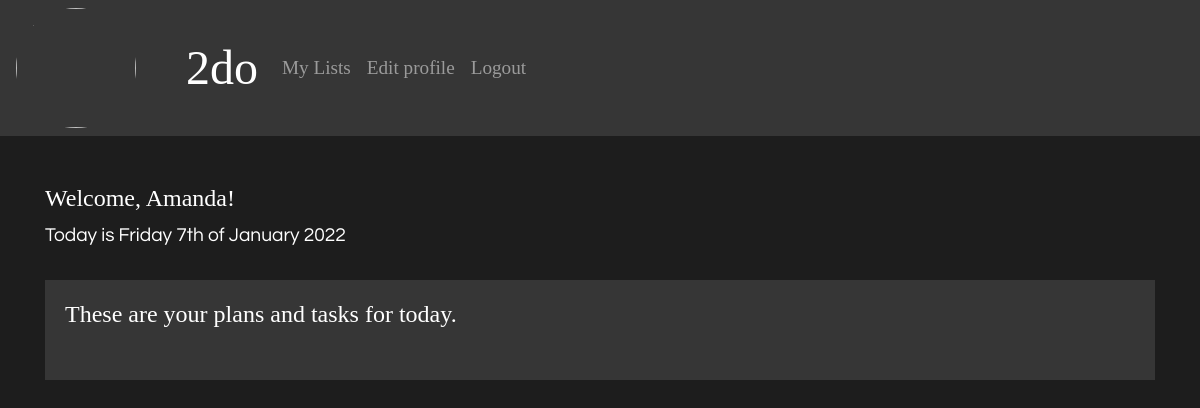
Page / (signed in) on the earlier database version.
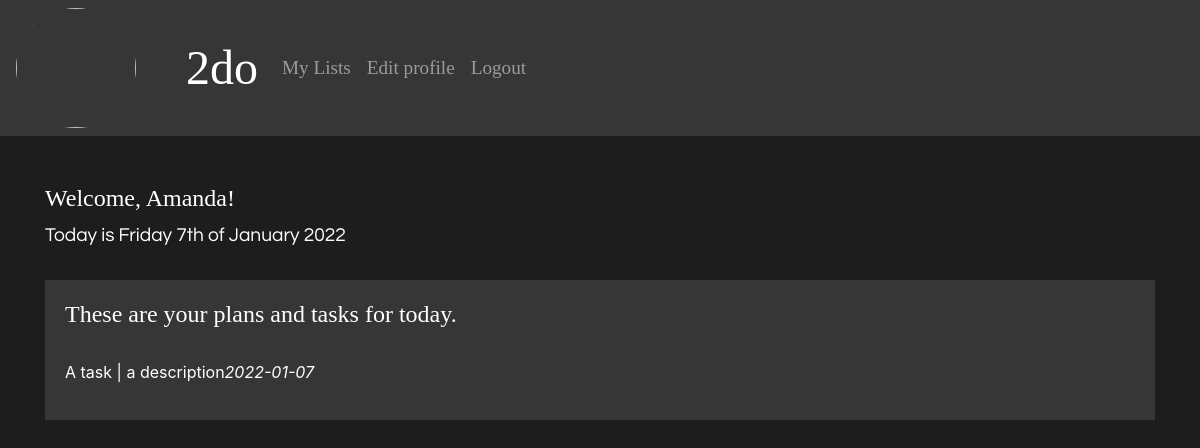
Same page on the later database version.
### tables this page shows
CREATE TABLE tasks (id integer primary key autoincrement, title varchar, description varchar, deadline date, completed boolean, list_id integer);

### app/config.php (called while the page is built, shortened)
<?php
return [
    'title' => '2do',
    'database_path' => sprintf('sqlite:%s/database/database.db', __DIR__),
];

### app/autoload.php (called while the page is built, shortened)
<?php
require __DIR__ . '/functions.php';
$config = require __DIR__ . '/config.php';

### app/functions.php (called while the page is built, shortened)
<?php
function getTodaysTasks(PDO $database): array
{
    $today = date("Y-m-d");
    $sql = $database->prepare('SELECT tasks.* FROM tasks LEFT JOIN lists ON tasks.list_id = lists.id WHERE deadline = :deadline AND user_id = :id;
    ');
    $sql->bindParam(':id', $_SESSION['user']['id'], PDO::PARAM_INT);
    $sql->bindParam(':deadline', $today);
    $sql->execute();
    $taskToday = $sql->fetchAll(PDO::FETCH_ASSOC);
    return $taskToday;
}

### index.php (the view)
<?php require __DIR__ . '/app/autoload.php'; ?>
<?php require __DIR__ . '/views/header.php'; ?>
<?php $taskToday = getTodaysTasks($database); ?>
<article>
    <div class="login-intro">
        <?php if (isset($_SESSION['user'])) : ?>
            <h2>Welcome, <?php echo $_SESSION['user']['username']; ?>! </h2>
            <p> <?php echo "Today is " . date("l jS \of F Y "); ?>
            </p>
            <div class="welcome-box">
                <h2>These are your plans and tasks for today. </h2>
                <br>
                <?php foreach ($taskToday as $task) : ?>
                    <ul>
                        <?= $task['title']; ?> |</b>
                        <?= $task['description']; ?>
                        <i> <?= $task['deadline']; ?>
                    </ul>
                <?php endforeach; ?>
            <?php endif; ?>
            </div>
</article>
<?php require __DIR__ . '/views/footer.php'; ?>

### views/header.php (shortened to what this page needs)
<!DOCTYPE html>
<html lang="en">
<head>
    <link rel="stylesheet" href="https://cdn.jsdelivr.net/npm/bootstrap@4.5.3/dist/css/bootstrap.min.css">
    <link rel="stylesheet" href="/assets/styles/app.css">
    <link rel="stylesheet" href="/assets/styles/typography.css">
    <link rel="stylesheet" href="/assets/styles/forms.css">
</head>
<body>
    <?php require __DIR__ . '/navigation.php'; ?>
    <div class="container py-5">

### views/navigation.php (shortened to what this page needs)
<nav class="navbar navbar-expand-lg navbar-dark">
    <?php if (isset($_SESSION['user']['image_url'])) : ?>
        <div class="profile">
            <img src="/upload/<?php echo $_SESSION['user']['image_url'] ?> ">
        </div>
    <?php endif;
    ?>
    <a class="navbar-brand" href="http://localhost:8000"><?php echo $config['title']; ?></a>
    <ul class="navbar-nav">
        <li class="nav-item">
            <?php if (isset($_SESSION['user'])) : ?>
        <li class="nav-item">
            <a class="nav-link <?php echo $_SERVER['SCRIPT_NAME'] === '/mylists.php' ? 'active' : ''; ?>" href="/mylists.php">My Lists</a>
        </li>
        <li class="nav-item">
            <a class="nav-link <?php echo $_SERVER['SCRIPT_NAME'] === '/profile.php' ? 'active' : ''; ?>" href="/profile.php">Edit profile</a>
        </li>
        <li> <a class="nav-link" href="/app/users/logout.php">Logout</a>
        </li>
    <?php endif; ?>
    </ul>
</nav>

### views/footer.php (shortened to what this page needs)
</div>
</body>
</html>

### assets/styles/app.css (style rules this page uses)
* { box-sizing: border-box; margin: 0; padding: 0; }
body { background-color: rgb(29, 29, 29); color: white; height: 100%; }
.navbar { background-color: rgb(54, 54, 54); }
.navbar a { color: lightgray; }
.profile img { width: 120px; height: 120px; object-fit: cover; object-position: center; margin-right: 50px; border-radius: 50%; }
.login-intro p { font-family: Questrial; font-size: 1.5rem; }
.welcome-box { background-color: #363636; padding: 20px; margin-top: 30px; }
ul { display: flex; }

### assets/styles/typography.css (style rules this page uses)
h2 { font-family: Syne; font-size: 1.5rem; }
a { text-decoration: none; color: white; }
p { font-family: Questrial; margin: 0px; }
.nav-link { font-family: Syne; font-size: 1.2rem; }
.navbar-brand { font-family: Syne; font-size: 3rem; }
.login-intro p { font-family: Questrial; font-size: 1.2rem; }

Differences in the rows shown:
added tasks: title "A task", description "a description", deadline "2022-01-07"
